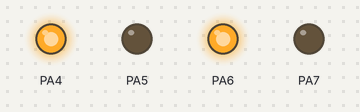
Bench run of a program on a simulated ATmega32, built with avr-gcc and emulated at 8 MHz (the files do not name the chip). On the bench: output pins drawn as LEDs (lit = HIGH).

Above: at 1.0 s.
At 3.0 s:
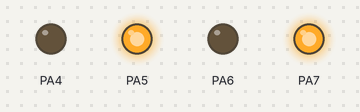
At 5.0 s:
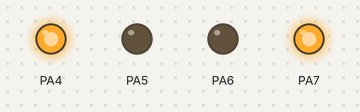
Timing chart, 0 to 7.8 s (numbered marks = the images above):
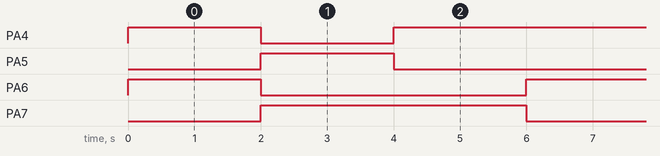

The program:

main.cpp
```cpp
#define F_CPU 8000000
#include <avr/io.h>
#include <util/delay.h>


int main(void)
{
    DDRA|=(0b1111<<4);


    while (1)
    {PORTA=(PORTA&0x0F)|(0b0101<<4);//forward
	_delay_ms(2000);
	PORTA=(PORTA&0x0F)|(0b1010<<4);//reverse
	_delay_ms(2000);
	PORTA=(PORTA&0x0F)|(0b1001<<4);//left
	_delay_ms(2000);
	PORTA=(PORTA&0x0F)|(0b0110<<4);//right
    }
}
```

Measured:
- by itself, PA4: repeats every 6.0 s: LOW 2.0 s, HIGH 4.0 s
- by itself, PA5, PA6: alternates HIGH for 2.0 s and LOW for 4.0 s
- by itself, PA7: alternates HIGH for 4.0 s and LOW for 2.0 s
